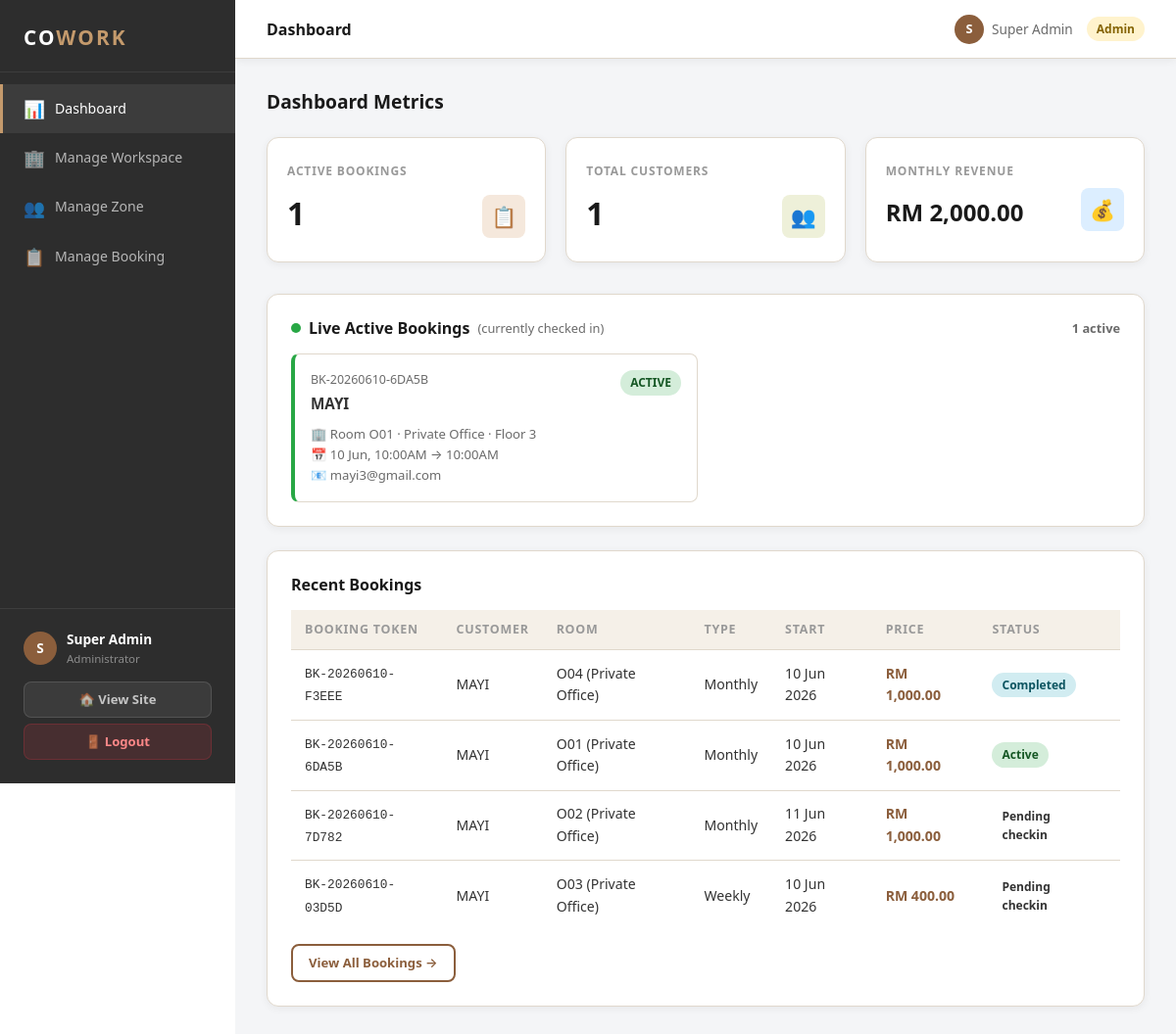
/admin_dashboard.php (signed in), run on an earlier commit of the app's database.
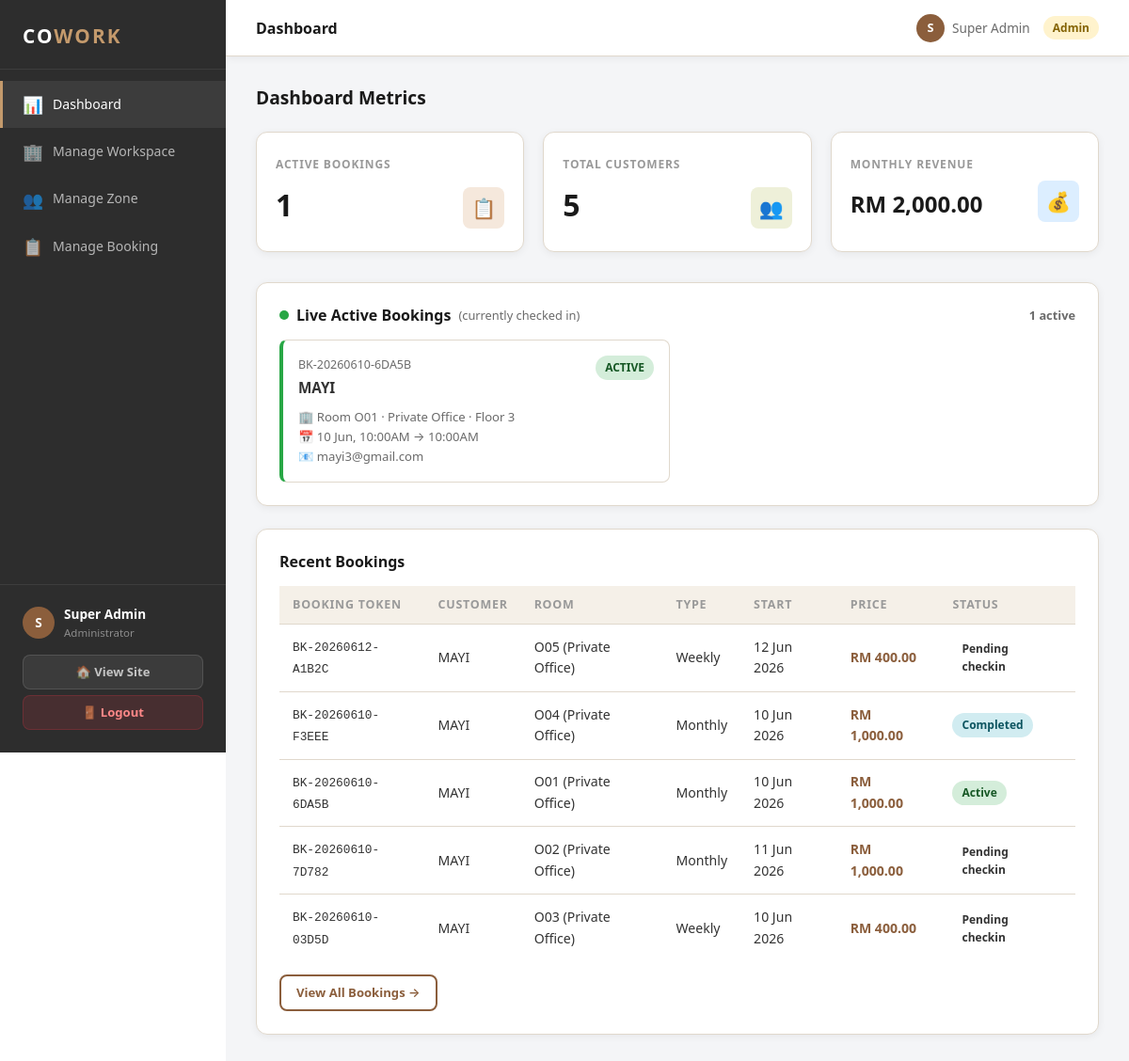
And on a later commit of the database.
### tables this page shows
CREATE TABLE `booking` (
  `booking_id` int(11) NOT NULL,
  `customer_id` int(11) NOT NULL,
  `workspace_id` int(11) NOT NULL,
  `staff_id` int(11) DEFAULT NULL,
  `booking_date` date NOT NULL,
  `booking_token` varchar(50) NOT NULL,
  `status` enum('pending checkin','active','completed','checkout late','cancelled') DEFAULT 'pending checkin',
  `start_time` datetime NOT NULL,
  `end_time` datetime NOT NULL,
  `checkin_time` datetime DEFAULT NULL,
  `checkout_time` datetime DEFAULT NULL,
  `booking_type` enum('slot','week','month','year') NOT NULL DEFAULT 'slot',
  `total_price` decimal(10,2) NOT NULL DEFAULT 0.00,
  `notes` text DEFAULT NULL,
  `created_at` datetime DEFAULT current_timestamp(),
  `updated_at` datetime DEFAULT current_timestamp() ON UPDATE current_timestamp()
);

CREATE TABLE `customer` (
  `customer_id` int(11) NOT NULL,
  `fullname` varchar(100) NOT NULL,
  `email` varchar(100) NOT NULL,
  `password` varchar(255) NOT NULL,
  `phone` varchar(15) NOT NULL,
  `status` enum('active','suspended') DEFAULT 'active',
  `created_at` datetime DEFAULT current_timestamp(),
  `updated_at` datetime DEFAULT current_timestamp() ON UPDATE current_timestamp()
);

CREATE TABLE `workspace` (
  `workspace_id` int(11) NOT NULL,
  `zone_id` int(11) NOT NULL,
  `workspace_name` varchar(10) NOT NULL,
  `capacity` int(11) NOT NULL DEFAULT 1,
  `status` varchar(20) NOT NULL DEFAULT 'available',
  `added_by` int(11) DEFAULT NULL,
  `created_at` datetime DEFAULT current_timestamp(),
  `updated_at` datetime DEFAULT current_timestamp() ON UPDATE current_timestamp()
);

CREATE TABLE `zone` (
  `zone_id` int(11) NOT NULL,
  `zone_name` varchar(50) NOT NULL,
  `description` text DEFAULT NULL,
  `floor` tinyint(4) NOT NULL DEFAULT 1,
  `capacity` tinyint(4) NOT NULL DEFAULT 1,
  `price_slot` decimal(10,2) DEFAULT NULL COMMENT 'price per 4-hr slot',
  `price_week` decimal(10,2) DEFAULT NULL,
  `price_month` decimal(10,2) DEFAULT NULL,
  `price_year` decimal(10,2) DEFAULT NULL
);

### admin_dashboard.php (the view, shortened to what the changed rows need)
<?php
require_once 'db.php';
$customerCount = mysqli_fetch_assoc(mysqli_query($conn,
    "SELECT COUNT(*) AS n FROM customer"))['n'];
$liveRes = mysqli_query($conn,
    "SELECT b.*, c.fullname, c.email, c.phone,
            w.workspace_name, z.zone_name, z.floor
     FROM booking b
     JOIN customer  c ON b.customer_id  = c.customer_id
     JOIN workspace w ON b.workspace_id = w.workspace_id
     JOIN zone      z ON w.zone_id      = z.zone_id
     WHERE b.status='active'
       AND NOW() BETWEEN b.start_time AND b.end_time
     ORDER BY b.start_time DESC
     LIMIT 20");
$liveBookings = mysqli_fetch_all($liveRes, MYSQLI_ASSOC);
$recentRes = mysqli_query($conn,
    "SELECT b.*, c.fullname, w.workspace_name, z.zone_name
     FROM booking b
     JOIN customer  c ON b.customer_id  = c.customer_id
     JOIN workspace w ON b.workspace_id = w.workspace_id
     JOIN zone      z ON w.zone_id      = z.zone_id
     ORDER BY b.created_at DESC LIMIT 10");
$recentBookings = mysqli_fetch_all($recentRes, MYSQLI_ASSOC);
$durLabel = ['slot'=>'Slot','week'=>'Weekly','month'=>'Monthly','year'=>'Yearly'];
?>
<!DOCTYPE html>
<html lang="en">
<head>
<link rel="stylesheet" href="style.css">
</head>
<body>
<div class="admin-wrapper">
  <div class="admin-main">
    <div class="admin-content">
      <h2 style="margin-bottom:24px;font-size:1.2rem">Dashboard Metrics</h2>
      <div class="stat-grid">
        <div class="stat-card">
          <div style="display:flex;justify-content:space-between;align-items:flex-end">
            <div class="stat-value"><?= $customerCount ?></div>
            <div class="stat-icon stat-icon-olive">👥</div>
          </div>
        </div>
      </div>
      <div class="admin-table-wrap" style="margin-bottom:24px">
        <?php if (empty($liveBookings)): ?>
          <p style="font-size:0.88rem;color:var(--text-muted);padding:20px 0;text-align:center">No active check-ins right now.</p>
        <?php else: ?>
        <div style="display:grid;grid-template-columns:repeat(auto-fill,minmax(300px,1fr));gap:16px">
          <?php foreach ($liveBookings as $lb): ?>
          <div style="border:1px solid var(--border);border-left:4px solid #28a745;border-radius:var(--radius-sm);padding:16px;background:var(--white)">
            <div style="display:flex;justify-content:space-between;align-items:flex-start;margin-bottom:8px">
              <div>
                <div style="font-size:0.78rem;color:var(--text-muted)"><?= htmlspecialchars($lb['booking_token']) ?></div>
                <div style="font-weight:700;font-size:0.95rem;margin-top:2px"><?= htmlspecialchars($lb['fullname']) ?></div>
              </div>
              <span class="badge badge-active">ACTIVE</span>
            </div>
            <div style="font-size:0.82rem;color:var(--text-muted)">
              <div>🏢 Room <?= htmlspecialchars($lb['workspace_name']) ?> · <?= htmlspecialchars($lb['zone_name']) ?> · Floor <?= $lb['floor'] ?></div>
              <div>📅 <?= date('d M, h:iA', strtotime($lb['start_time'])) ?> → <?= date('h:iA', strtotime($lb['end_time'])) ?></div>
              <div>📧 <?= htmlspecialchars($lb['email']) ?></div>
            </div>
          </div>
          <?php endforeach; ?>
        </div>
        <?php endif; ?>
      </div>
      <div class="admin-table-wrap">
        <table>
          <thead>
            <tr>
              <th>Booking Token</th>
              <th>Customer</th>
              <th>Room</th>
              <th>Type</th>
              <th>Start</th>
              <th>Price</th>
              <th>Status</th>
            </tr>
          </thead>
          <tbody>
            <?php foreach ($recentBookings as $rb): ?>
            <tr>
              <td><span style="font-family:monospace;font-size:0.8rem"><?= htmlspecialchars($rb['booking_token']) ?></span></td>
              <td><?= htmlspecialchars($rb['fullname']) ?></td>
              <td><?= htmlspecialchars($rb['workspace_name']) ?> (<?= htmlspecialchars($rb['zone_name']) ?>)</td>
              <td><?= $durLabel[$rb['booking_type']] ?? $rb['booking_type'] ?></td>
              <td><?= date('d M Y', strtotime($rb['start_time'])) ?></td>
              <td style="font-weight:700;color:var(--brown)">RM <?= number_format($rb['total_price'],2) ?></td>
              <td><span class="badge badge-<?= $rb['status'] ?>"><?= ucfirst($rb['status']) ?></span></td>
            </tr>
            <?php endforeach; ?>
          </tbody>
        </table>
      </div>
    </div>
  </div>
</div>
</body>
</html>

What changed in the data, as far as the page shows it:
added booking: booking_token "BK-20260612-A1B2C", customer.fullname "MAYI", workspace.workspace_name "O05", zone.zone_name "Private Office", booking_type "Weekly", start_time "12 Jun 2026", total_price "400.00", status "Pending checkin", shown under "Recent Bookings"
Also different on the page:
$customerCount: "1" → "5"
